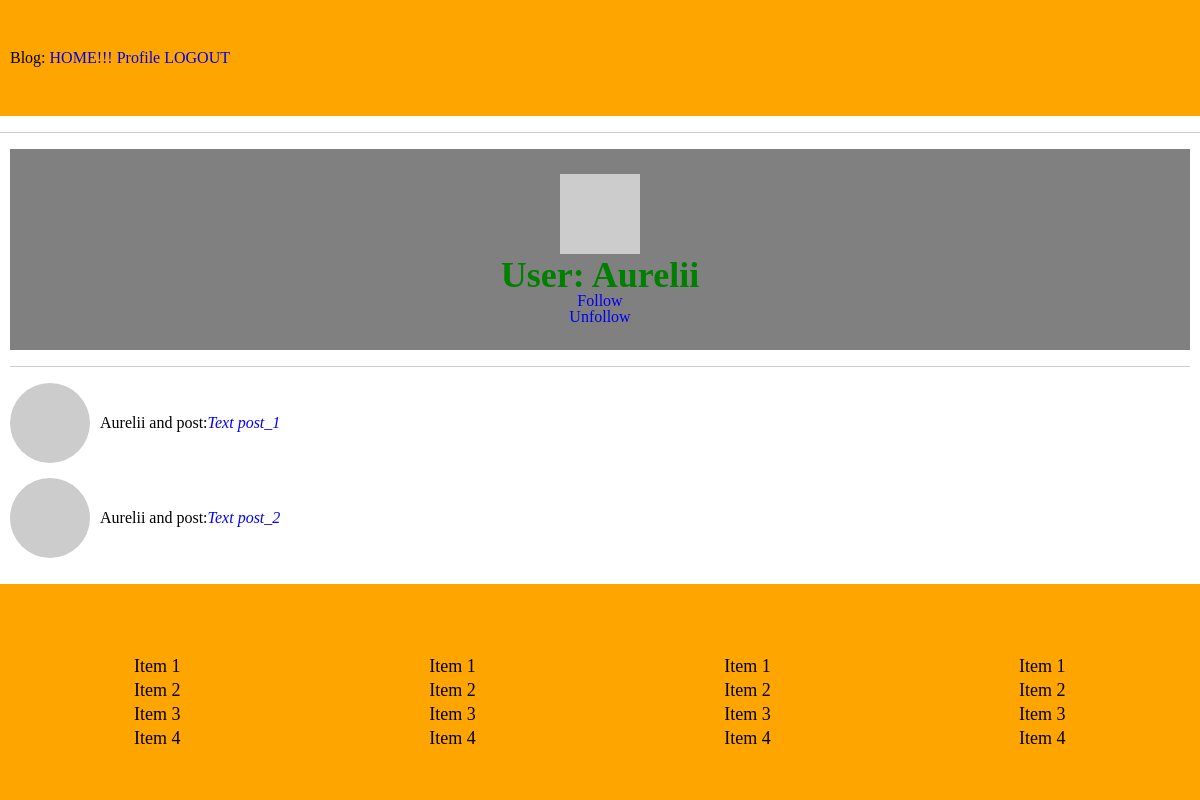
Page /user/Aurelii (signed in) on the committed database.
### apps/models.py (models this page shows, shortened)
class User(UserMixin, db.Model):
    id = db.Column(db.Integer, primary_key=True)
    username = db.Column(db.String(55), index=True, unique=True)
    email = db.Column(db.String(120), index=True, unique=True)
    password_hash = db.Column(db.String(130))
    posts = db.relationship('Post', backref='author', lazy='dynamic')
    about_me = db.Column(db.String(150))
    last_seen = db.Column(db.DateTime, default=datetime.utcnow)
    followed = db.relationship(
        "User", secondary=followers,
        primaryjoin=(followers.c.follower_id == id),
        secondaryjoin=(followers.c.followed_id == id),
        backref=db.backref('followers', lazy='dynamic'), lazy='dynamic'
    )
    def avatar(self, size):
        digest = md5(self.email.lower().encode('utf-8')).hexdigest()
        return 'https://www.gravatar.com/avatar/{}?d=identicon&s={}'.format(digest, size)

### apps/routes.py (the view)
@app.route('/user/<username>')
@login_required
def user(username):
    user = User.query.filter_by(username=username).first_or_404()
    posts = [
        {'author': user, 'body': "Text post_1"},
        {'author': user, 'body': "Text post_2"}
    ]
    return render_template('user.html', user=user, posts=posts)

### apps/models.py (called while the page is built)
@login.user_loader
def load_user(id):
    return User.query.get(int(id))

### apps/routes.py (called while the page is built)
@app.before_request
def before_request():
    if current_user.is_authenticated:
        current_user.last_seen = datetime.utcnow()
        print(datetime.utcnow())
        db.session.commit()

### apps/templates/user.html (shortened to what this page needs)
{% extends "base.html" %}
{% block content %}
    <div class="profile">
        <img src="{{user.avatar(100)}}" alt="avatar_user">
        <h1 style="color: green; font-size: 36px;">User: {{user.username}}</h1>
        {% if user != current_user %}
            <a href="{{url_for('follow', username=user.username)}}">Follow</a><br>
            <a href="{{url_for('unfollow', username=user.username)}}">Unfollow</a>
        {% endif %}
    </div>
    <hr>
    {% for post in posts %}
        {% include '_post.html' %}
    {% endfor %}
{% endblock %}

### apps/templates/_post.html
<div class="user__posts">
    <img class="user__posts-img"  src="{{post.author.avatar(40) }}" alt="avatar_post">
    {{ post.author.username }} and post: <i style="color: blue;">{{ post.body }}</i>
</div>

### apps/static/css/style.css (style rules this page uses)
body,html { height: 100%; }
body { display: flex; flex-direction: column; }
.profile { background-color: grey; text-align:center; padding: 25px; }
.user__posts { display: block; margin-bottom: 15px; display: flex; align-items: center; }
.user__posts-img { border-radius: 50%; margin-right: 10px; }

### rows in the picture
User: username "Aurelii", author.username "Aurelii" "Aurelii"

### other values in the picture
{{ post.body }} "Text post_1" "Text post_2"
